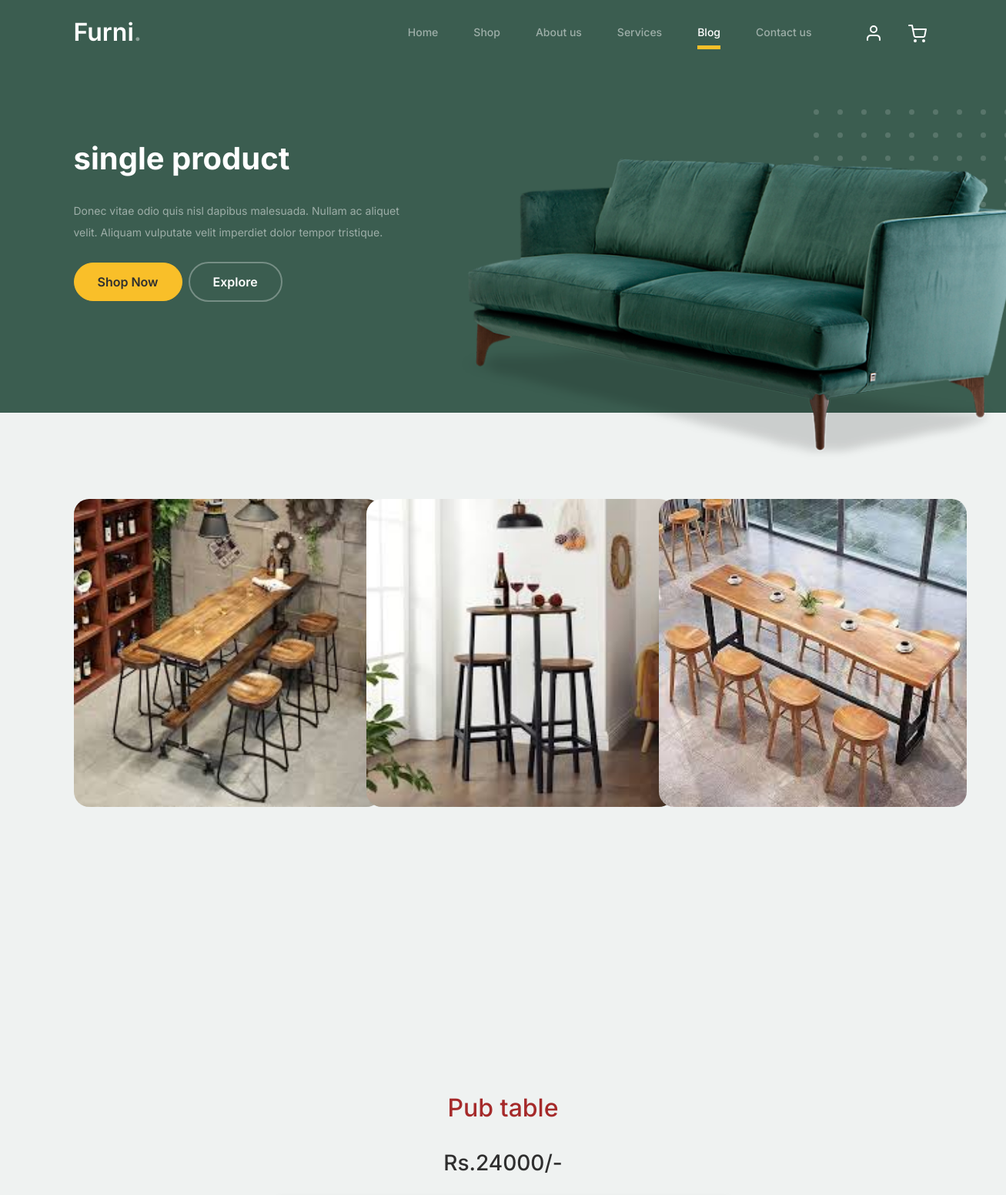
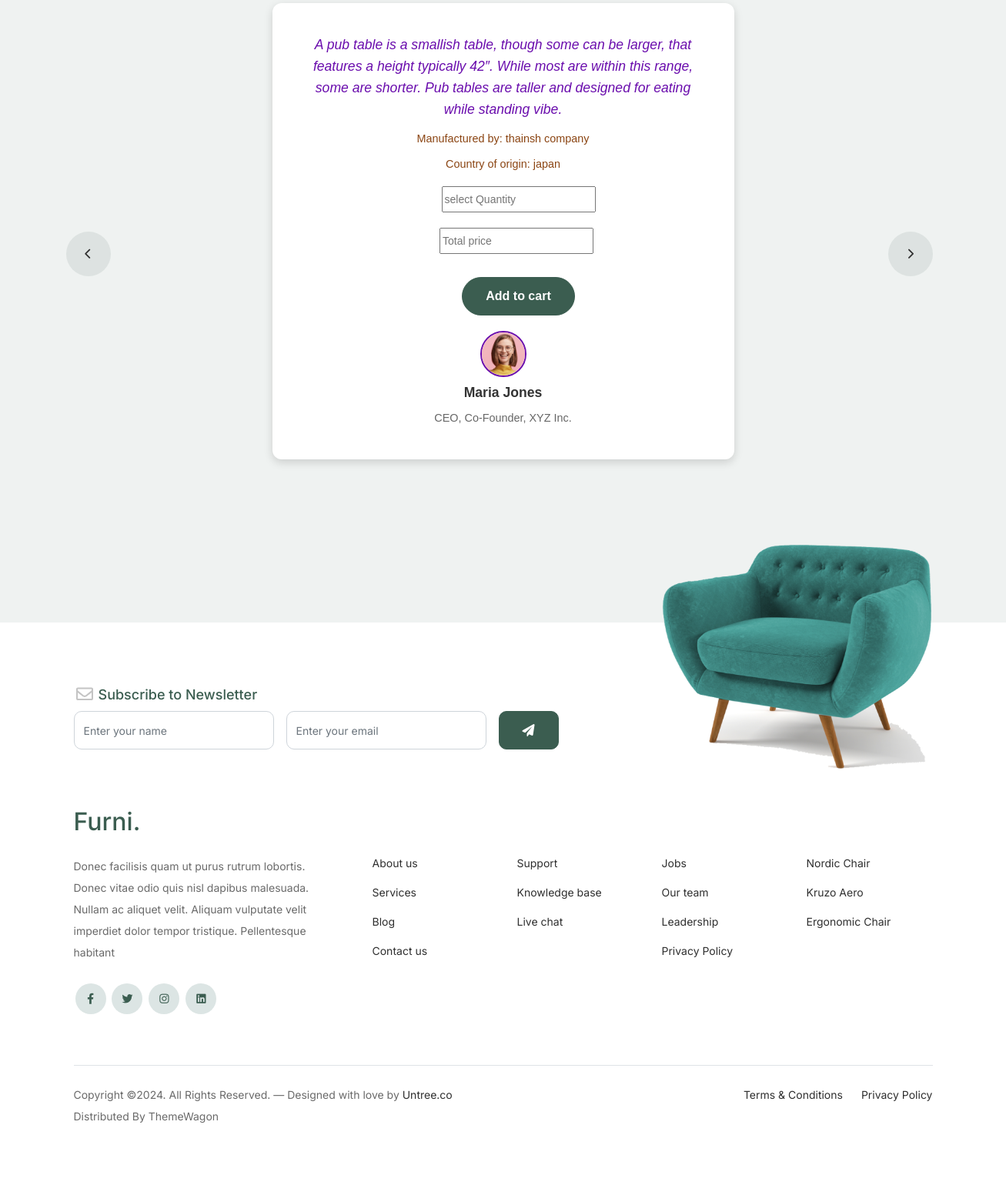
The page /single_product/22/ on the database its author committed (2 pictures, top to bottom).
### furapp/models.py (models this page shows)
class Product_Db(models.Model):
    Category=models.CharField(max_length=100,null=True,blank=True)
    Product_name=models.CharField(max_length=100,null=True,blank=True)
    Quantity=models.IntegerField(null=True, blank=True)
    MRP=models.IntegerField(null=True, blank=True)
    Description = models.CharField(max_length=100, null=True, blank=True)
    Country=models.CharField(max_length=100,null=True,blank=True)
    Manufactured=models.CharField(max_length=100,null=True,blank=True)
    Product_Image1 = models.ImageField(upload_to="Product_Images", null=True, blank=True)
    Product_Image2 = models.ImageField(upload_to="Product_Images", null=True, blank=True)
    Product_Image3 = models.ImageField(upload_to="Product_Images", null=True, blank=True)

### webapp/views.py (the view)
# urls.py: path('single_product/<int:pro_id>/',views.single_product,name="single_product"),
def single_product(req,pro_id):
    data=Product_Db.objects.get(id=pro_id)
    return render(req,"single_product.html",{'data':data})

### webapp/templates/single_product.html (shortened to what this page needs)
<!doctype html>
{% load static %}
<html lang="en">
<head>
		<link href="{% static 'web/css/bootstrap.min.css' %}" rel="stylesheet">
		<link href="https://cdnjs.cloudflare.com/ajax/libs/font-awesome/6.0.0-beta3/css/all.min.css" rel="stylesheet">
		<link href="{% static 'web/css/tiny-slider.css' %}" rel="stylesheet">
		<link href="{% static 'web/css/style.css' %}" rel="stylesheet">
	</head>
	<body>
		<nav class="custom-navbar navbar navbar navbar-expand-md navbar-dark bg-dark" arial-label="Furni navigation bar">
			<div class="container">
				<a class="navbar-brand" href="index.html">Furni<span>.</span></a>
				<div class="collapse navbar-collapse" id="navbarsFurni">
					<ul class="custom-navbar-nav navbar-nav ms-auto mb-2 mb-md-0">
						<li class="nav-item">
							<a class="nav-link" href="index.html">Home</a>
						</li>
						<li><a class="nav-link" href="shop.html">Shop</a></li>
						<li><a class="nav-link" href="about.html">About us</a></li>
						<li><a class="nav-link" href="services.html">Services</a></li>
						<li class="active"><a class="nav-link" href="blog.html">Blog</a></li>
						<li><a class="nav-link" href="contact.html">Contact us</a></li>
					</ul>
					<ul class="custom-navbar-cta navbar-nav mb-2 mb-md-0 ms-5">
						<li><a class="nav-link" href="#"><img src="{% static 'web/images/user.svg' %}"></a></li>
						<li><a class="nav-link" href="cart.html"><img src="{% static 'web/images/cart.svg' %}"></a></li>
					</ul>
				</div>
			</div>
		</nav>
			<div class="hero">
				<div class="container">
					<div class="row justify-content-between">
						<div class="col-lg-5">
							<div class="intro-excerpt">
								<h1>single product</h1>
								<p class="mb-4">Donec vitae odio quis nisl dapibus malesuada. Nullam ac aliquet velit. Aliquam vulputate velit imperdiet dolor tempor tristique.</p>
								<p><a href="" class="btn btn-secondary me-2">Shop Now</a><a href="#" class="btn btn-white-outline">Explore</a></p>
							</div>
						</div>
						<div class="col-lg-7">
							<div class="hero-img-wrap">
								<img src="{% static 'web/images/couch.png' %}" class="img-fluid">
							</div>
						</div>
					</div>
				</div>
			</div>
		<div class="blog-section">
			<div class="container">
				<div class="row">
					<div class="col-12 col-sm-6 col-md-4 mb-5">
						<div class="post-entry">
							<a href="#" class="post-thumbnail"><img src="{{data.Product_Image1.url}}" alt="Image" width="400px" height="400px"></a>
						</div>
					</div>
					<div class="col-12 col-sm-6 col-md-4 mb-5">
						<div class="post-entry">
							<a href="#" class="post-thumbnail"><img src="{{data.Product_Image2.url}}" alt="Image" width="400px" height="400px"></a>
						</div>
					</div>
					<div class="col-12 col-sm-6 col-md-4 mb-5">
						<div class="post-entry">
							<a href="#" class="post-thumbnail"><img src="{{data.Product_Image3.url}}" alt="Image" width="400px" height="400px"></a>
						</div>
					</div>
				</div>
			</div>
		</div>
		<div class="testimonial-section before-footer-section">
			<div class="container">
				<div class="row">
					<div class="col-lg-7 mx-auto text-center">
						<h2 style="color:brown;" class="section-title">{{data.Product_name}}</h2><br>
						<h3 class="section-title">Rs.{{data.MRP}}/-</h3>
					</div>
				</div>
				<div class="row justify-content-center">
					<div class="col-lg-12">
						<div class="testimonial-slider-wrap text-center">
							<div id="testimonial-nav">
								<span class="prev" data-controls="prev"><span class="fa fa-chevron-left"></span></span>
								<span class="next" data-controls="next"><span class="fa fa-chevron-right"></span></span>
							</div>
						<div style="max-width: 600px; margin: 20px auto; border-radius: 12px; box-shadow: 0px 4px 12px rgba(0, 0, 0, 0.15); padding: 20px; background-color: #ffffff; font-family: Arial, sans-serif; text-align: center;">
  <div class="testimonial-block" style="padding: 20px;">
    <blockquote style="margin-bottom: 20px;">
      <p style="color: #6A0DAD; font-size: 1.1rem; font-style: italic; margin-bottom: 10px;">{{data.Description}}</p>
      <p style="color: #8B4513; font-size: 0.9rem; margin-bottom: 5px;">Manufactured by: {{data.Manufactured}}</p>
      <p style="color: #8B4513; font-size: 0.9rem; margin-bottom: 5px;">Country of origin: {{data.Country}}</p>
		  <form  method="POST" action="{% url 'save_cart' %}" >
								<div>
									<input type="number" name="quan" id="quantity" placeholder="select Quantity" min="1" max="1000" style="margin-left:40px; width:200px;margin-top:10px;">
								</div>
			                    <div>
									<input type="text" name="total" placeholder="Total price" style="margin-left:35px; width:200px;margin-top:20px;" id="total">
								</div>
								<div>
									<button  class="btn btn-primary" type="submit" style="margin-left:40px;margin-top:30px; "> Add to cart</button>
								</div>
							</form>
    </blockquote>
    <div class="author-info" style="display: flex; align-items: center; justify-content: center; flex-direction: column;">
      <div class="author-pic" style="margin-bottom: 10px;">
        <img src="{% static 'web/images/person-1.png' %}" alt="Maria Jones" style="width: 60px; height: 60px; border-radius: 50%; border: 2px solid #6A0DAD;">
      </div>
      <h3 style="font-weight: bold; font-size: 1.1rem; color: #333;">Maria Jones</h3>
      <span style="font-size: 0.9rem; color: #666;">CEO, Co-Founder, XYZ Inc.</span>
    </div>
  </div>
</div>
						</div>
					</div>
				</div>
			</div>
		</div>
		<footer class="footer-section">
			<div class="container relative">
				<div class="sofa-img">
					<img src="{% static 'web/images/sofa.png' %}" alt="Image" class="img-fluid">
				</div>
				<div class="row">
					<div class="col-lg-8">
						<div class="subscription-form">
							<h3 class="d-flex align-items-center"><span class="me-1"><img src="{% static 'web/images/envelope-outline.svg' %}" alt="Image" class="img-fluid"></span><span>Subscribe to Newsletter</span></h3>
							<form action="#" class="row g-3">
								<div class="col-auto">
									<input type="text" class="form-control" placeholder="Enter your name">
								</div>
								<div class="col-auto">
									<input type="email" class="form-control" placeholder="Enter your email">
								</div>
								<div class="col-auto">
									<button class="btn btn-primary">
										<span class="fa fa-paper-plane"></span>
									</button>
								</div>
							</form>
						</div>
					</div>
				</div>
				<div class="row g-5 mb-5">
					<div class="col-lg-4">
						<div class="mb-4 footer-logo-wrap"><a href="#" class="footer-logo">Furni<span>.</span></a></div>
						<p class="mb-4">Donec facilisis quam ut purus rutrum lobortis. Donec vitae odio quis nisl dapibus malesuada. Nullam ac aliquet velit. Aliquam vulputate velit imperdiet dolor tempor tristique. Pellentesque habitant</p>
						<ul class="list-unstyled custom-social">
							<li><a href="#"><span class="fa fa-brands fa-facebook-f"></span></a></li>
							<li><a href="#"><span class="fa fa-brands fa-twitter"></span></a></li>
							<li><a href="#"><span class="fa fa-brands fa-instagram"></span></a></li>
							<li><a href="#"><span class="fa fa-brands fa-linkedin"></span></a></li>
						</ul>
					</div>
					<div class="col-lg-8">
						<div class="row links-wrap">
							<div class="col-6 col-sm-6 col-md-3">
								<ul class="list-unstyled">
									<li><a href="#">About us</a></li>
									<li><a href="#">Services</a></li>
									<li><a href="#">Blog</a></li>
									<li><a href="#">Contact us</a></li>
								</ul>
							</div>
							<div class="col-6 col-sm-6 col-md-3">
								<ul class="list-unstyled">
									<li><a href="#">Support</a></li>
									<li><a href="#">Knowledge base</a></li>
									<li><a href="#">Live chat</a></li>
								</ul>
							</div>
							<div class="col-6 col-sm-6 col-md-3">
								<ul class="list-unstyled">
									<li><a href="#">Jobs</a></li>
									<li><a href="#">Our team</a></li>
									<li><a href="#">Leadership</a></li>
									<li><a href="#">Privacy Policy</a></li>
								</ul>
							</div>
							<div class="col-6 col-sm-6 col-md-3">
								<ul class="list-unstyled">
									<li><a href="#">Nordic Chair</a></li>
									<li><a href="#">Kruzo Aero</a></li>
									<li><a href="#">Ergonomic Chair</a></li>
								</ul>
							</div>
						</div>
					</div>
				</div>
				<div class="border-top copyright">
					<div class="row pt-4">
						<div class="col-lg-6">
							<p class="mb-2 text-center text-lg-start">Copyright &copy;. All Rights Reserved. &mdash; Designed with love by <a href="https://untree.co">Untree.co</a> Distributed By <a hreff="https://themewagon.com">ThemeWagon</a>
            </p>
						</div>
						<div class="col-lg-6 text-center text-lg-end">
							<ul class="list-unstyled d-inline-flex ms-auto">
								<li class="me-4"><a href="#">Terms &amp; Conditions</a></li>
								<li><a href="#">Privacy Policy</a></li>
							</ul>
						</div>
					</div>
				</div>
			</div>
		</footer>
	</body>
</html>

### rows shown on the page
Product_Db: Product_Image1 (picture), Product_Image2 (picture), Product_Image3 (picture), Product_name "Pub table", MRP "24000", Description "A pub table is a smallish table, though some can be larger, that features a height typically 42″. While most are within this range, some are shorter. Pub tables are taller and designed for eating while standing vibe.", Manufactured "thainsh company", Country "japan"
